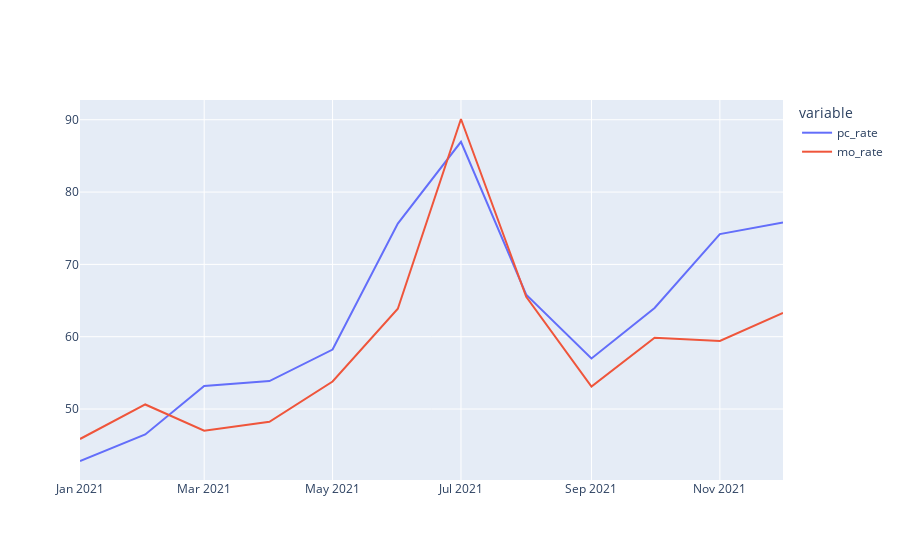

Notebook code for this chart:
### Code cell
fig2021 = px.line(data_frame=df2021, x = 'date', y = ['pc_rate', 'mo_rate'], title='검색 트렌드 2021')
fig2021.update_layout(title_text="", height = 600)
fig2021.update_xaxes(title_text ='')
fig2021.update_yaxes(title_text ='')
fig2021.show()

### Figure 1 — Plotly figure (JSON) as saved in the notebook; plotly's stock layout.template omitted (floating-point values rounded to 4 significant figures)
{"data": [{"hovertemplate": "variable=pc_rate<br>date=%{x}<br>value=%{y}<extra></extra>", "legendgroup": "pc_rate", "line": {"color": "#636efa", "dash": "solid"}, "marker": {"symbol": "circle"}, "mode": "lines", "name": "pc_rate", "orientation": "v", "showlegend": true, "type": "scatter", "x": ["2021-01-01T00:00:00", "2021-02-01T00:00:00", "2021-03-01T00:00:00", "2021-04-01T00:00:00", "2021-05-01T00:00:00", "2021-06-01T00:00:00", "2021-07-01T00:00:00", "2021-08-01T00:00:00", "2021-09-01T00:00:00", "2021-10-01T00:00:00", "2021-11-01T00:00:00", "2021-12-01T00:00:00"], "xaxis": "x", "y": [42.81, 46.48, 53.17, 53.87, 58.22, 75.65, 86.95, 65.8, 57.0, 63.97, 74.19, 75.8], "yaxis": "y"}, {"hovertemplate": "variable=mo_rate<br>date=%{x}<br>value=%{y}<extra></extra>", "legendgroup": "mo_rate", "line": {"color": "#EF553B", "dash": "solid"}, "marker": {"symbol": "circle"}, "mode": "lines", "name": "mo_rate", "orientation": "v", "showlegend": true, "type": "scatter", "x": ["2021-01-01T00:00:00", "2021-02-01T00:00:00", "2021-03-01T00:00:00", "2021-04-01T00:00:00", "2021-05-01T00:00:00", "2021-06-01T00:00:00", "2021-07-01T00:00:00", "2021-08-01T00:00:00", "2021-09-01T00:00:00", "2021-10-01T00:00:00", "2021-11-01T00:00:00", "2021-12-01T00:00:00"], "xaxis": "x", "y": [45.86, 50.63, 47.0, 48.24, 53.81, 63.87, 90.1, 65.51, 53.11, 59.85, 59.4, 63.29], "yaxis": "y"}], "layout": {"autosize": true, "legend": {"title": {"text": "variable"}, "tracegroupgap": 0}, "title": {"text": ""}, "xaxis": {"anchor": "y", "autorange": true, "domain": [0, 1], "range": ["2021-01-01", "2021-12-01"], "title": {"text": ""}, "type": "date"}, "yaxis": {"anchor": "x", "autorange": true, "domain": [0, 1], "range": [40.19, 92.73], "title": {"text": ""}, "type": "linear"}}}
